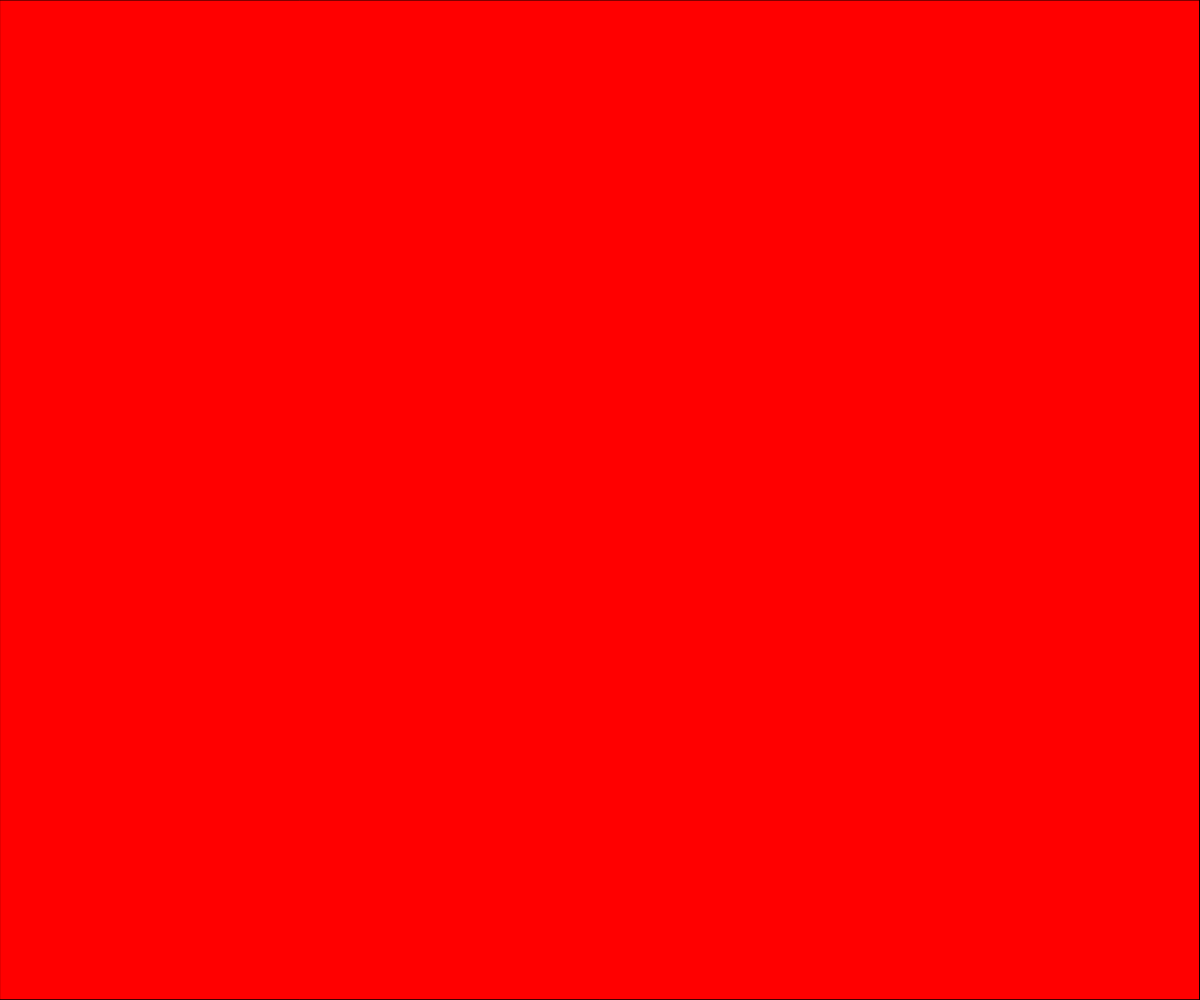
Frame 1 (no input)
Frame 60 (no input): identical to frame 1, image omitted
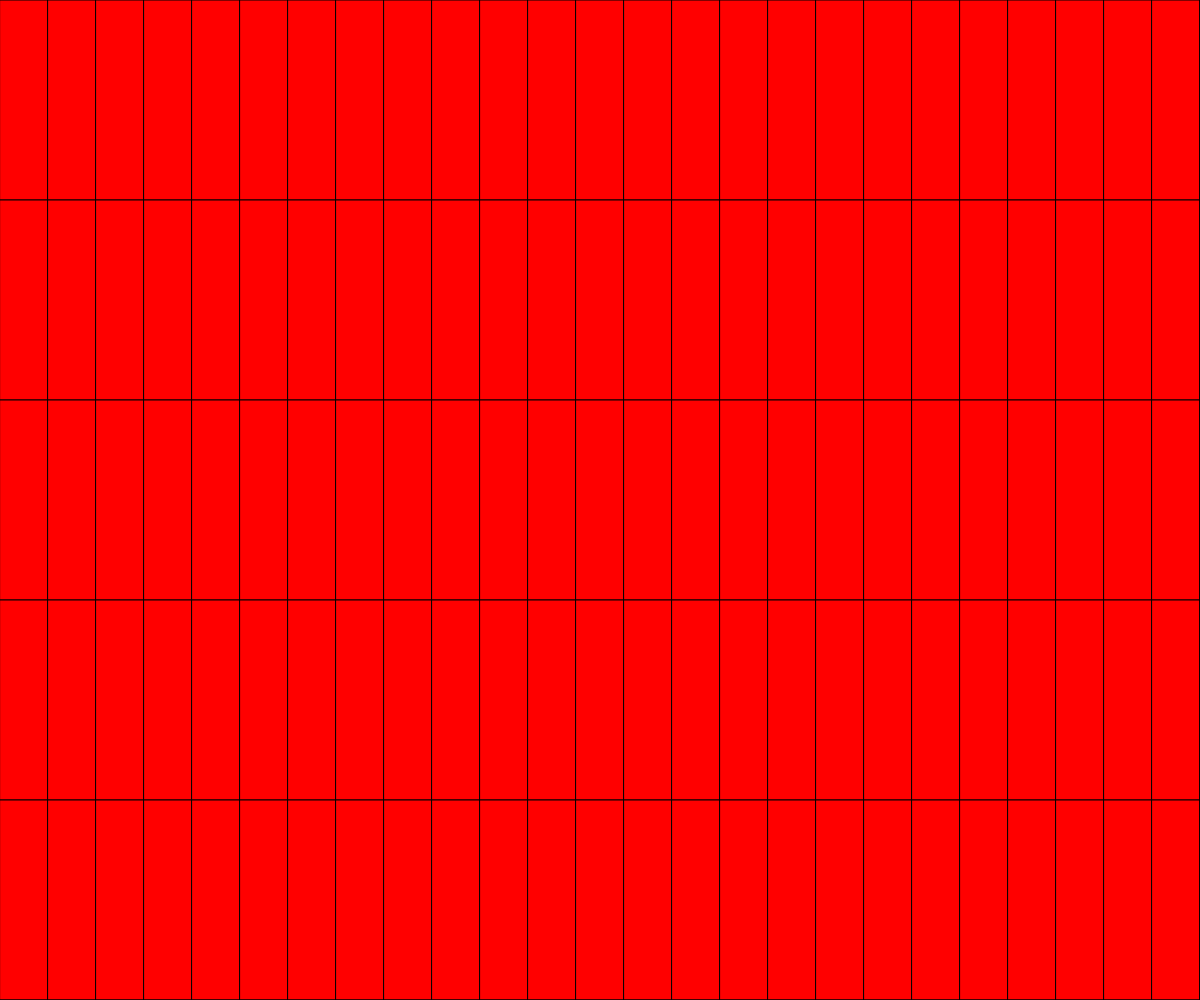
Frame 120 (the mouse pressed at the canvas centre since frame 60)

The p5.js sketch that drew these frames (run headless with seeded random() and noise() and a simulated clock; from frame 60 on, the mouse is pressed at the canvas centre):

// p5.js sketch
// ── sketch.js
'use strict';

var numberOfColumns = 50;
var numberOfRows = 10;

function setup() {
  createCanvas(windowWidth, windowHeight);
  colorMode(HSB, 360, 100, 100);
}

function draw() {
  // limit mouse coordinates to the canvas
  var mX = constrain(mouseX, 0, width);
  var mY = constrain(mouseY, 0, height);

  // mapping the range of values for number of columns and rows on screen
  // in this case the max number of columns generated is 50
  var mouseNumberOfColumns = int(map(mX, 0, width, 1, numberOfColumns));
  var mouseNumberOfRows = int(map(mY, 0, height, 1, numberOfRows));
  var tileWidth = width / mouseNumberOfColumns;
  var tileHeight = height / mouseNumberOfRows;

  for (var gridY = 0; gridY < numberOfRows; gridY++) {
    for (var gridX = 0; gridX < numberOfColumns; gridX++) {
      var posX = tileWidth * gridX;
      var posY = tileHeight * gridY;
      fill('red');
      rect(posX, posY, tileWidth, tileHeight);
    }
  }
}
